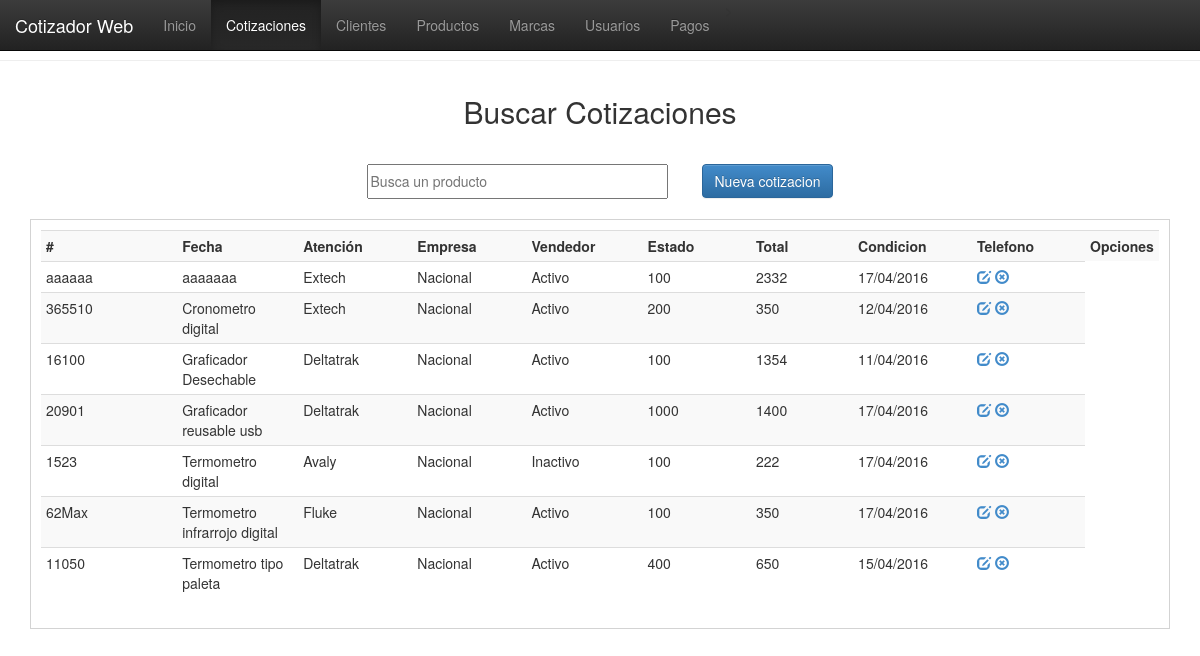
The page /vistas/cotizaciones.php on the database as committed earlier.
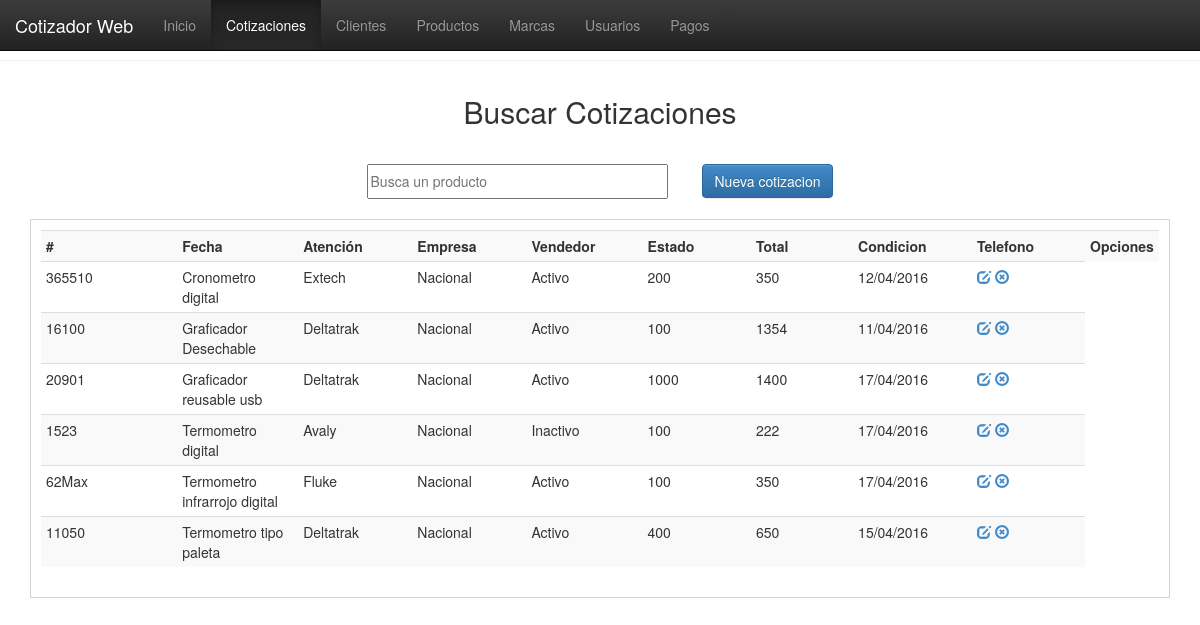
The same page on the database as committed later.
### tables this page shows
CREATE TABLE `productos` (
  `id_prod` int(11) NOT NULL,
  `nomb_prod` varchar(100) NOT NULL,
  `desc_prod` varchar(100) NOT NULL,
  `mca_prod` varchar(100) NOT NULL,
  `origen_prod` varchar(20) NOT NULL,
  `edo_prod` varchar(15) NOT NULL,
  `nota_prod` varchar(150) NOT NULL,
  `cost_prod` float NOT NULL,
  `util_prod` float NOT NULL,
  `prec_prod` float NOT NULL,
  `prec_rec` float NOT NULL,
  `fecha_prod` date NOT NULL
);

### php/conexion.php (called while the page is built, shortened)
<?php
function fechaNormal($fecha){
		$nfecha = date('d/m/Y',strtotime($fecha));
		return $nfecha;
}
?>

### vistas/cotizaciones.php (the view, shortened to what this page needs)
<!DOCTYPE html>
<html>
<head>
<link href="../css/estilo.css" rel="stylesheet">
<link href="../bootstrap/css/bootstrap.css" rel="stylesheet">
<link href="../bootstrap/css/bootstrap.min.css" rel="stylesheet">
<link href="../bootstrap/css/bootstrap-theme.css" rel="stylesheet">
<link href="../bootstrap/css/bootstrap-theme.min.css" rel="stylesheet">
</head>
<body>
  <nav class="navbar navbar-inverse navbar-fixed-top">
    <div class="container-fluid">
      <div class="navbar-header">
        <a class="navbar-brand" href="#">Cotizador Web</a>
      </div>
      <div class="collapse navbar-collapse" id="myNavbar">
        <ul class="nav navbar-nav">
          <li><a href="index.php">Inicio</a></li>>
          <li class="active"><a href="cotizaciones.php">Cotizaciones</a></li>
          <li><a href="clientes.php">Clientes</a></li>
          <li><a href="productos.php">Productos</a></li>
          <li><a href="marcas.php">Marcas</a></li>
          <li><a href="usuarios.php">Usuarios</a></li>
          <li><a href="pagos.php">Pagos</a></li>
        </ul>
      </div>
    </div>
  </nav>
  <br><br><hr>
    <header>Buscar Cotizaciones</header>
    <section>
    <table border="0" align="center">
      <tr>
          <td width="335"><input type="text" placeholder="Busca un producto" id="bs-prod"/></td>
            <td width="100"><a href="nueva_cotizacion.php"><button class="btn btn-primary">Nueva cotizacion</button></a></td>
        </tr>
    </table>
    </section>
    <div class="registros" id="agrega-registros-prod">
        <table class="table table-striped table-condensed table-hover">
            <tr>
                <th width="200">#</th>
                <th width="150">Fecha</th>
                <th width="150">Atención</th>
                <th width="150">Empresa</th>
                <th width="150">Vendedor</th>
                <th width="150">Estado</th>
                <th width="150">Total</th>
                <th width="150">Condicion</th>
                <th width="150">Telefono</th>
                <th width="50">Opciones</th>
            </tr>
        <?php
            include('../php/conexion.php');
            $registro = mysql_query("SELECT * FROM productos ORDER BY desc_prod ASC");
            while($registro2 = mysql_fetch_array($registro)){
                echo '<tr>
                        <td>'.$registro2['nomb_prod'].'</td>
                        <td>'.$registro2['desc_prod'].'</td>
                        <td>'.$registro2['mca_prod'].'</td>
                        <td>'.$registro2['origen_prod'].'</td>
                        <td>'.$registro2['edo_prod'].'</td>
                        <td>'.$registro2['cost_prod'].'</td>
                        <td>'.$registro2['prec_rec'].'</td>
                        <td>'.fechaNormal($registro2['fecha_prod']).'</td>
                        <td>
                            <a href="javascript:editarProducto('.$registro2['id_prod'].');" class="glyphicon glyphicon-edit"></a>
                            <a href="javascript:eliminarProducto('.$registro2['id_prod'].');" class="glyphicon glyphicon-remove-circle"></a>
                        </td>
                    </tr>';
            }
        ?>
        </table>
    </div>
</body>
</html>

Rows that differ between the two databases and show on the page:
removed productos: nomb_prod "aaaaaa", desc_prod "aaaaaaa", mca_prod "Extech", origen_prod "Nacional", edo_prod "Activo", cost_prod "100", prec_rec "2332", fecha_prod "17/04/2016"
